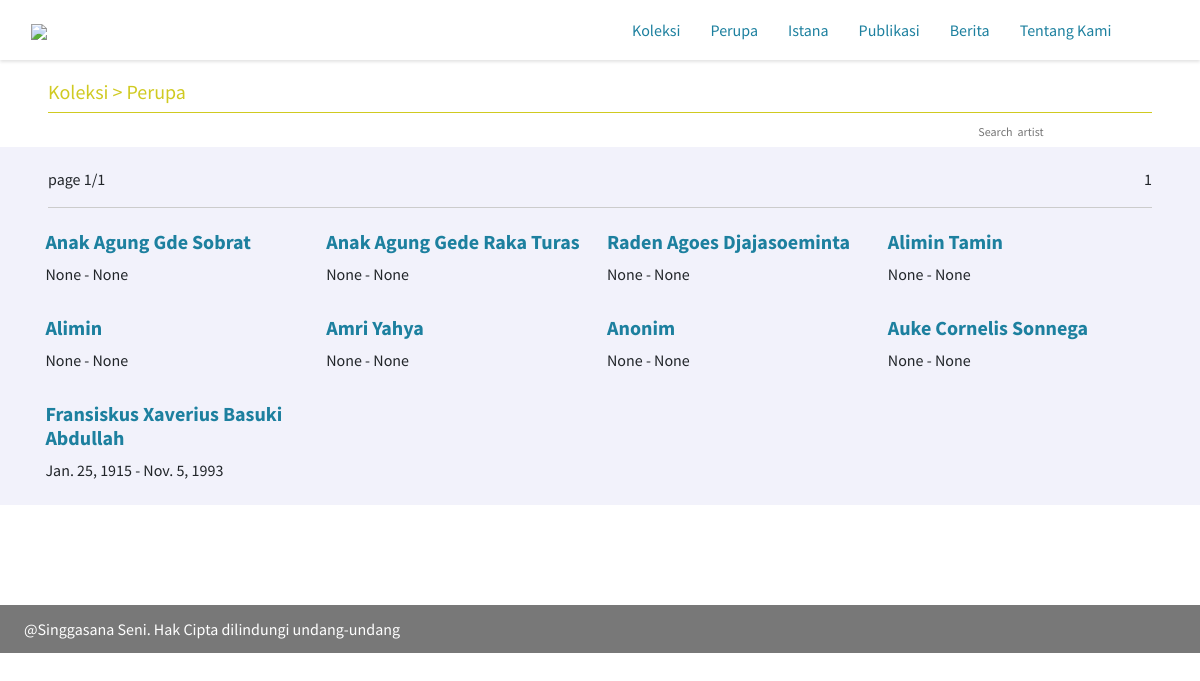
Page /perupa/ on the earlier database version.
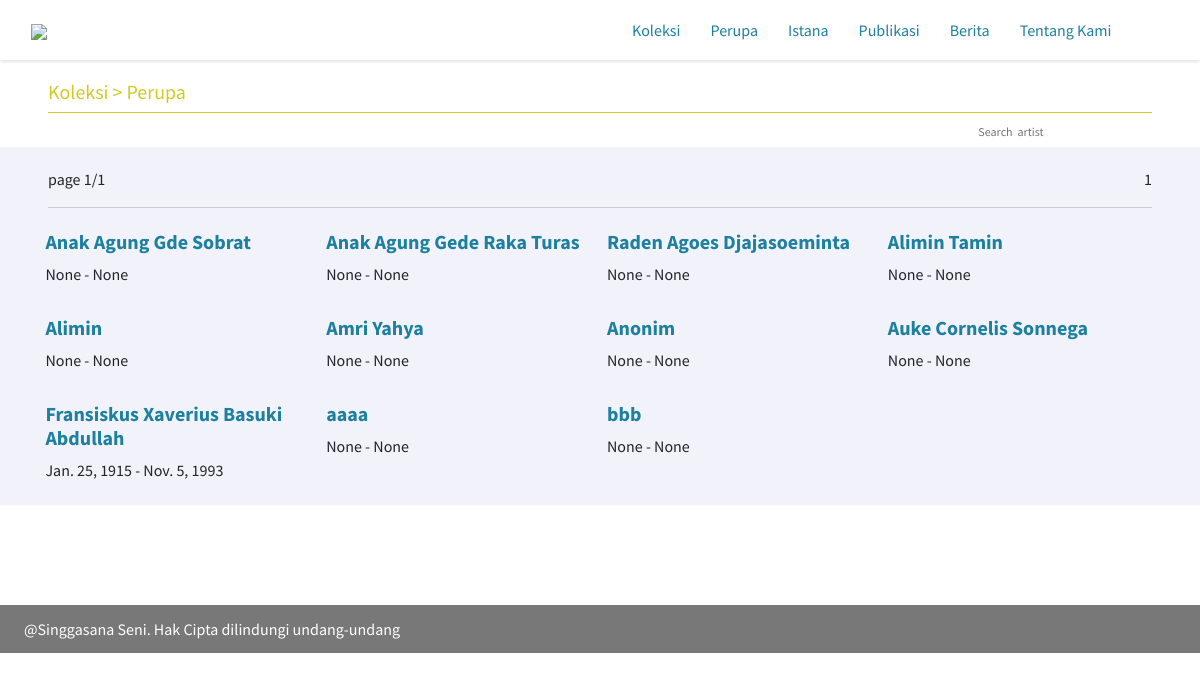
Same page on the later database version.
### singgasanaseni/models.py (models this page shows, shortened)
class perupa(models.Model):
    Nama = models.CharField(max_length=50)
    Panggilan = models.CharField(max_length=20, null=True, blank= True)
    Alamat = models.TextField(null=True, blank=True)
    Tempat_Lahir = models.CharField(max_length=50, null=True, blank=True)
    Tanggal_Lahir = models.DateField(null=True, blank=True)
    Tempat_Wafat = models.CharField(max_length=50, null=True, blank=True)
    Tanggal_Wafat = models.DateField(null=True, blank=True)
    Keterangan = models.TextField(null=True, blank=True)
    Gambar = models.FileField(upload_to='perupa/', blank=True, null=True)
    Upload_date = models.DateTimeField(auto_now_add=True)

### singgasanaseni/views.py (the view)
# urls.py: path('perupa/', singgasanaseniviews.PerupaList, name='perupa-list'),
def PerupaList(request):
    Perupa = perupa.objects.all()
    query = request.GET.get("q")
    if query:
        Perupa = Perupa.filter(Nama__icontains=query)
    Page_request_var = "page"
    paginator = Paginator(Perupa, 16)
    page = request.GET.get(Page_request_var)
    try:
        Perupa = paginator.page(page)
    except PageNotAnInteger:
        Perupa = paginator.page(1)
    except EmptyPage:
        Perupa = paginator.page(paginator.num_pages)
    context = {
        "perupa":Perupa,
        "page_request_var": Page_request_var
    }
    return render(request, 'perupa/index.html', context)

### singgasanaseni/templates/perupa/index.html (shortened to what this page needs)
{% extends 'base.html' %}
{% block content %}
    <article>
      <div class="container-fluid">
          <div class="row">
            <div class="col-md-12 sectionkoleksi">
              <span class="divkoleksi divkarya">
                <h3>Koleksi > Perupa</h3>
              </span>
                <div class="formsearchkarya">
                    <form method="GET" action="">
                        <input type="text" name="q" placeholder="Search  artist">
                        <i class="fa fa-search" aria-hidden="true"></i>
                    </form>
                </div>
            </div>
          </div>
          <div class="row bgkarya">
             <div class="col-md-12 sectionkoleksi">
              <span class="divkoleksi">
                page {{ perupa.number }}/{{ perupa.paginator.num_pages }}
                <span class="pagingkarya">
                     <ul class="pagination">
                        {% for i in perupa.paginator.page_range %}
                            {% if perupa.number == i %}
                                <li class="active"><span>{{ i }}<span class="sr-only">(current)</span></span></li>
                            {% else %}
                                <li><a href="?page={{ i }}">{{ i }}</a></li>
                            {% endif %}
                        {% endfor %}
                     </ul>
                </span>
              </span>
            </div>
              <div class="col-md-12">
                    <ul class="seckarya">
                         {% for Perupa in perupa %}
                        <li class="col-md-3 perupalist karyalist">
                            <a href="/perupa/{{ Perupa.id }}" class="sample1">
                                <h5>{{ Perupa.Nama }}</h5>
                            </a>
                            <p>{{ Perupa.Tanggal_Lahir }} - {{ Perupa.Tanggal_Wafat }}</p>
                        </li>
                        {% endfor %}
                    </ul>
              </div>
          </div>
      </div>
    </article>
{% endblock %}

Differences in the rows shown:
added perupa: Nama "aaaa", Tanggal_Lahir "None", Tanggal_Wafat "None"
added perupa: Nama "bbb", Tanggal_Lahir "None", Tanggal_Wafat "None"
